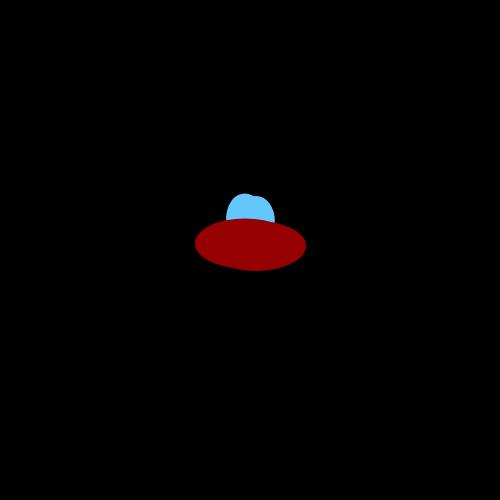
Frame 1 (no input)
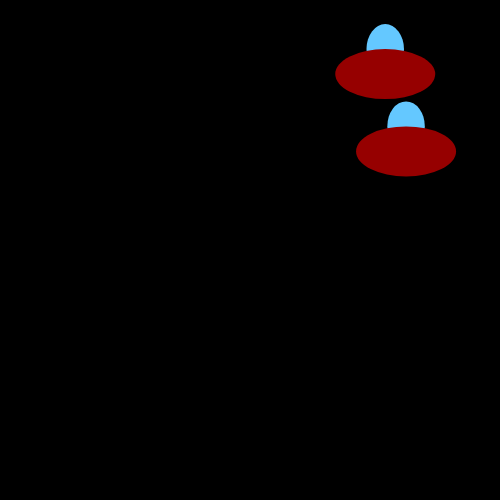
Frame 60 (no input)
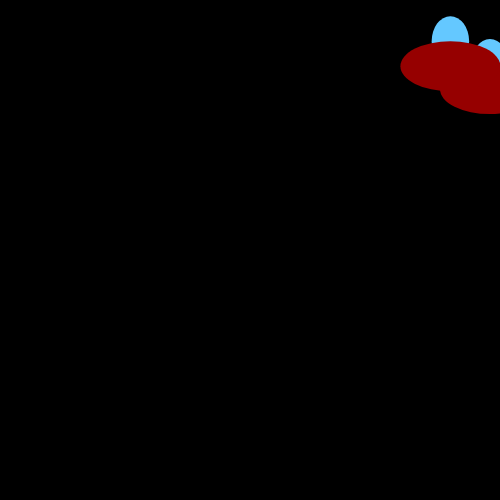
Frame 120 (the mouse pressed at the canvas centre since frame 60)

The p5.js sketch that drew these frames (run headless with seeded random() and noise() and a simulated clock; from frame 60 on, the mouse is pressed at the canvas centre):

// p5.js sketch
// ── sketch.js
var spaceship_a;
var spaceship_b;

function setup()
{
    createCanvas(500,500);
    
    spaceship_a = {x: width/2, y: height/2, radius: 50};
    spaceship_b = {x: width/2, y: height/2, radius: 50};
    
    spaceship_a.speed_x = random(-5,5);
    spaceship_a.speed_y = random(-5,5);
    spaceship_b.speed_x = random(-5,5);
    spaceship_b.speed_y = random(-5,5);


}

function draw()
{
    background(0);
    noStroke();
    
    if(checkCollision(spaceship_a, spaceship_b, spaceship_a.radius + spaceship_b.radius))
    {
        drawSpaceShip(spaceship_a, true);
        drawSpaceShip(spaceship_b, true);
    }
    else
    {
        drawSpaceShip(spaceship_a, false);
        drawSpaceShip(spaceship_b, false);

    }


    fly(spaceship_a);
    fly(spaceship_b);
    
    
    
}


function drawSpaceShip(spaceship, isCollided)
{
    var rx = 0;
    var ry = 0;
    
    if(isCollided)
    {
        rx = random(-10,10);
        ry = random(-10,10);  
    }
    
    fill(100,200,255);
    ellipse(spaceship.x + rx,spaceship.y - spaceship.radius/2 + ry, spaceship.radius * 0.75, spaceship.radius);
    
    if(isCollided)
    {
        fill(150,0,0);
    }
    else
    {
        fill(100);    
    }
    
    ellipse(spaceship.x + rx,spaceship.y + ry, spaceship.radius * 2, spaceship.radius);
}

function checkCollision(point_a, point_b, threshold)
{
    var d = dist(point_a.x, point_a.y, point_b.x, point_b.y);
    
    if(d < threshold)
    {
        return true;
    }
    else
    {
        return false;    
    }
}

function fly(spaceship)
{

    
    var s = getSpeed(spaceship);
    
    spaceship.speed_x = s.x;
    spaceship.speed_y = s.y;
    
    
    spaceship.x += spaceship.speed_x;
    spaceship.y += spaceship.speed_y;
    
   

}

function getSpeed(spaceship)
{

    var speed = {x: spaceship.speed_x, y: spaceship.speed_y};
    
    
    if(spaceship.x < 0  || spaceship.x > width)
    {
        speed.x *= -1;
    }
    
    if(spaceship.y < 0  || spaceship.y > height)
    {
        speed.y *= -1;
    }
    
    return speed;
}
